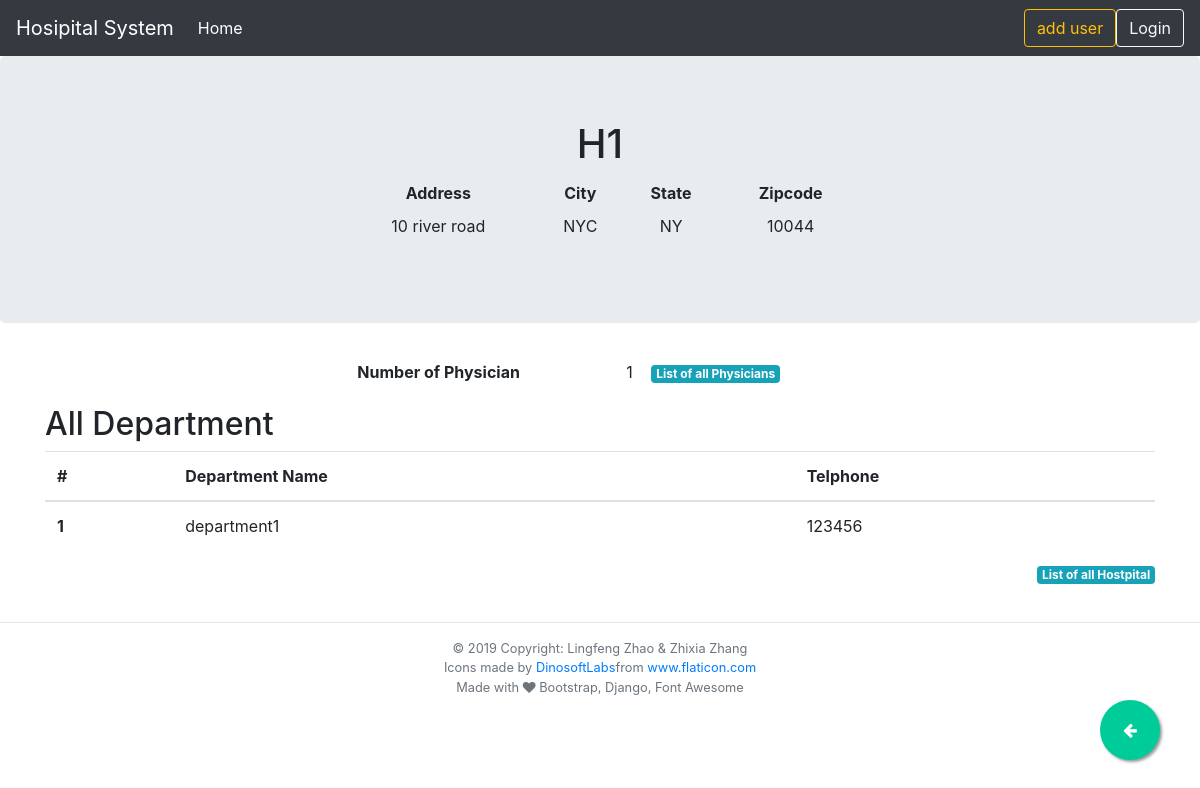
Before: /hospital/1/ with the older database file.
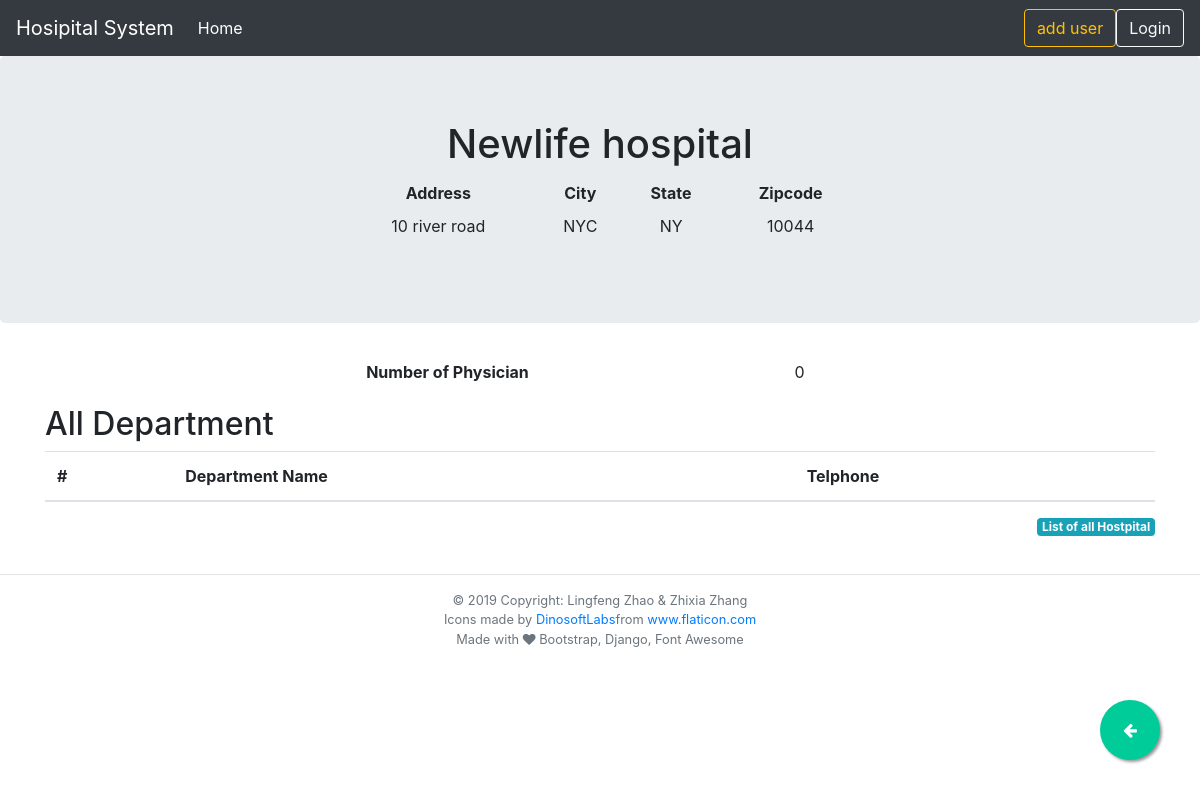
After: the same page with the newer database file.
### hospital/models.py (models this page shows, shortened)
class Hospital(models.Model):
    hid = models.AutoField(primary_key=True)
    hname = models.CharField(max_length=30)
    hst_address = models.CharField(max_length=30)
    hst_city = models.CharField(max_length=30)
    hstate = models.CharField(max_length=20)
    hzip = models.IntegerField()
    class Meta:
        db_table = "hospital"

class Department(models.Model):
    did = models.AutoField(primary_key=True)
    dname = models.CharField(max_length=20)
    dtel = models.CharField(max_length=13)
    hid = models.ForeignKey("Hospital", models.CASCADE, db_column="hid")
    class Meta:
        db_table = "department"

### hospital/views.py (the view)
# urls.py: path("hospital/<int:pk>/", views.HospitalDetailView.as_view(), name="hospital-detail"),
class HospitalDetailView(generic.DetailView):
    model = Hospital
    template_name = "hospital.html"
    def get_context_data(self, **kwargs):
        context = super().get_context_data(**kwargs)
        form = DepartmentForm()
        context["add_form"] = form
        return context

### hospital/templates/hospital.html (shortened to what this page needs)
{% extends './base.html' %}
{% block page_title %} {{ hospital.hname }}{% endblock  %}
{% block page_details %}
<div class="col-md-6 offset-md-3">
  <table class="table table-borderless table-sm">
    <thead>
      <tr>
        {% block details_title %}
        <th scope="col">Address</th>
        <th scope="col">City</th>
        <th scope="col">State</th>
        <th scope="col">Zipcode</th>
        {% endblock  %}
      </tr>
    </thead>
    <tbody>
      <tr>
        {% block details_content %}
        <td>{{ hospital.hst_address }}</td>
        <td>{{ hospital.hst_city }}</td>
        <td>{{ hospital.hstate }}</td>
        <td>{{ hospital.hzip }}</td>
        {% endblock  %}
      </tr>
    </tbody>
  </table>
</div>
{% endblock %}
{% block content %}
<div class="col-md-6 offset-md-3">
  <table class="table table-borderless table-sm">
    <tbody>
      <td>
      <th scope="row"> Number of Physician</th>
      <td>{{ hospital.physician_set.count }}</td>
      </td>
      <td>
        {% if  hospital.physician_set.count %}
        <a href="{% url 'hospital-physician' hospital.hid %}" class="badge badge-info">List of all Physicians</a>
        {% endif %}
      </td>
    </tbody>
  </table>
</div>
<h2>All Department</h2>
{% if hospital.department_set %}
<table class="table table-hover">
  <thead>
    <tr>
      <th scope="col">#</th>
      <th scope="col">Department Name</th>
      <th scope="col">Telphone</th>
    </tr>
  </thead>
  <tbody>
    {% for department in hospital.department_set.all %}
    <tr>
      <th scope="row">{{forloop.counter}}</th>
      <td onclick="window.location='{% url 'department-detail' department.did %}';">{{department.dname}}</td>
      <td>{{department.dtel}}</td>
    </tr>
    {% endfor %}
  </tbody>
</table>
{% else %}
<p>No resuorce are available.</p>
{% endif %}
<a href="{% url 'hospitals' %}" class="badge badge-info float-right">List of all Hostpital</a>
{% endblock content %}

Changed rows visible on the page:
no longer on this page (row edited): Department: dname "department1", dtel "123456"
changed Hospital "10 river road": hname "H1" → "Newlife hospital"; physician_set.count "1" → "0"
Other visible differences:
text no longer shown: "List of all Physicians"
